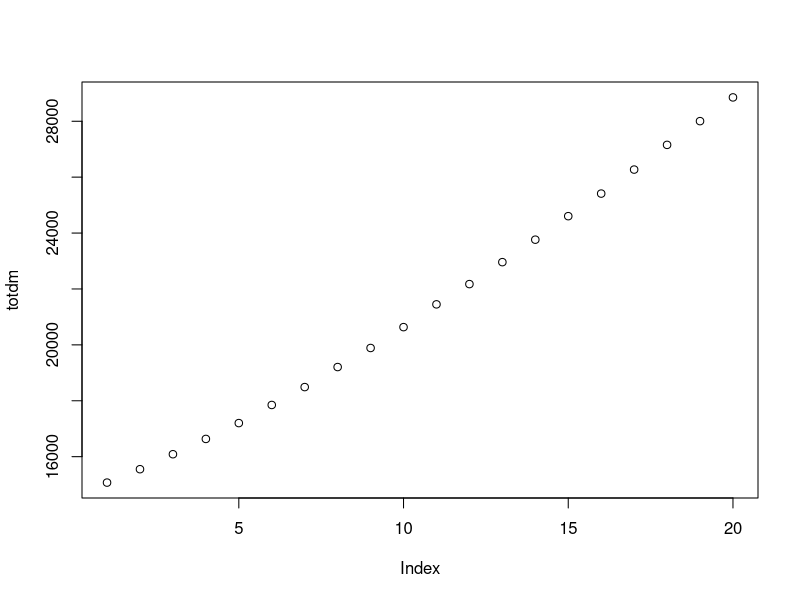

Reproduce this figure in R.
n  = 100000 
q=0.1159 
m=1           
rr = 1.4
dmrisk = 0.01
p = 0.4
time = 20

soda = rbinom(n,1,p)
dm = rbinom(n,1,0.15)

totsoda = sum(soda)
totdm = sum(dm)

for (i in 2:time){
  p[i] = p[i-1] + (q/m)*p[i-1]*(m-p[i-1])
  soda = rbinom(n,1,p[i])
  newdm = rbinom(n,1,dmrisk*rr*soda)
  dm = (dm==1)+(dm==0)*newdm
  totsoda = c(totsoda,sum(soda))
  totdm = c(totdm, sum(dm))
}

totdm
plot(totdm)
